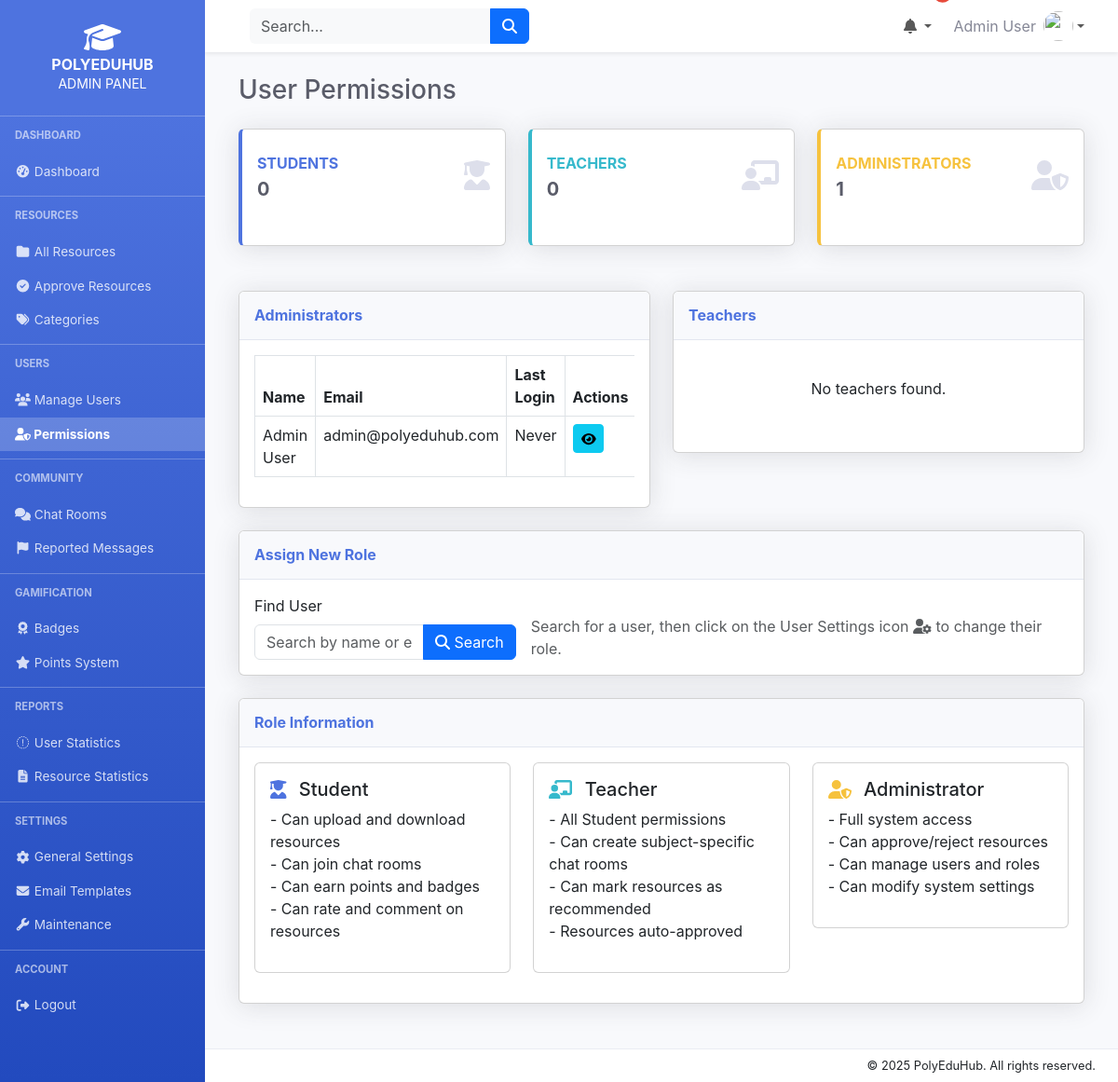
/admin/users/permissions.php (signed in), run on the app's committed database.
### tables this page shows
CREATE TABLE `users` (
  `id` int(11) NOT NULL AUTO_INCREMENT,
  `first_name` varchar(50) NOT NULL,
  `last_name` varchar(50) NOT NULL,
  `email` varchar(100) NOT NULL UNIQUE,
  `password` varchar(255) NOT NULL,
  `role` enum('student', 'admin') NOT NULL DEFAULT 'student',
  `department` varchar(100) NULL,
  `student_id` varchar(20) NULL,
  `year_of_study` int(1) NULL,
  `profile_image` varchar(255) NULL,
  `bio` text NULL,
  `status` enum('active', 'inactive', 'suspended') NOT NULL DEFAULT 'active',
  `created_at` datetime NOT NULL DEFAULT CURRENT_TIMESTAMP,
  `updated_at` datetime NULL ON UPDATE CURRENT_TIMESTAMP,
  `last_login` datetime NULL,
  PRIMARY KEY (`id`)
);

### admin/users/permissions.php (the view, shortened to what this page needs)
<?php
try {
    $pdo = getDbConnection();
    $stmt = $pdo->prepare("SELECT COUNT(*) FROM users WHERE role = 'student'");
    $stmt->execute();
    $student_count = $stmt->fetchColumn();
    $stmt = $pdo->prepare("SELECT COUNT(*) FROM users WHERE role = 'teacher'");
    $stmt->execute();
    $teacher_count = $stmt->fetchColumn();
    $stmt = $pdo->prepare("SELECT COUNT(*) FROM users WHERE role = 'admin'");
    $stmt->execute();
    $admin_count = $stmt->fetchColumn();
    $stmt = $pdo->prepare("
        SELECT id, first_name, last_name, email, created_at, last_login
        FROM users
        WHERE role = 'admin'
        ORDER BY created_at DESC
    ");
    $stmt->execute();
    $admins = $stmt->fetchAll();
    $stmt = $pdo->prepare("
        SELECT id, first_name, last_name, email, department, created_at
        FROM users
        WHERE role = 'teacher'
        ORDER BY created_at DESC
    ");
    $stmt->execute();
    $teachers = $stmt->fetchAll();
} catch (PDOException $e) {
    error_log("Error fetching user roles: " . $e->getMessage());
    $student_count = 0;
    $teacher_count = 0;
    $admin_count = 0;
    $admins = [];
    $teachers = [];
}
include_once '../includes/header.php';
?>
<div class="container-fluid">
    <div class="d-sm-flex align-items-center justify-content-between mb-4">
        <h1 class="h3 mb-0 text-gray-800">User Permissions</h1>
    </div>
    <div class="row mb-4">
        <div class="col-xl-4 col-md-4 mb-4">
            <div class="card border-left-primary shadow h-100 py-2">
                <div class="card-body">
                    <div class="row no-gutters align-items-center">
                        <div class="col mr-2">
                            <div class="text-xs font-weight-bold text-primary text-uppercase mb-1">
                                Students</div>
                            <div class="h5 mb-0 font-weight-bold text-gray-800"><?= number_format($student_count) ?></div>
                        </div>
                        <div class="col-auto">
                            <i class="fas fa-user-graduate fa-2x text-gray-300"></i>
                        </div>
                    </div>
                </div>
            </div>
        </div>
        <div class="col-xl-4 col-md-4 mb-4">
            <div class="card border-left-info shadow h-100 py-2">
                <div class="card-body">
                    <div class="row no-gutters align-items-center">
                        <div class="col mr-2">
                            <div class="text-xs font-weight-bold text-info text-uppercase mb-1">
                                Teachers</div>
                            <div class="h5 mb-0 font-weight-bold text-gray-800"><?= number_format($teacher_count) ?></div>
                        </div>
                        <div class="col-auto">
                            <i class="fas fa-chalkboard-teacher fa-2x text-gray-300"></i>
                        </div>
                    </div>
                </div>
            </div>
        </div>
        <div class="col-xl-4 col-md-4 mb-4">
            <div class="card border-left-warning shadow h-100 py-2">
                <div class="card-body">
                    <div class="row no-gutters align-items-center">
                        <div class="col mr-2">
                            <div class="text-xs font-weight-bold text-warning text-uppercase mb-1">
                                Administrators</div>
                            <div class="h5 mb-0 font-weight-bold text-gray-800"><?= number_format($admin_count) ?></div>
                        </div>
                        <div class="col-auto">
                            <i class="fas fa-user-shield fa-2x text-gray-300"></i>
                        </div>
                    </div>
                </div>
            </div>
        </div>
    </div>
    <div class="row">
        <div class="col-lg-6">
            <div class="card shadow mb-4">
                <div class="card-header py-3 d-flex justify-content-between align-items-center">
                    <h6 class="m-0 font-weight-bold text-primary">Administrators</h6>
                </div>
                <div class="card-body">
                    <?php if (empty($admins)): ?>
                        <div class="text-center py-4">
                            <p>No administrators found.</p>
                        </div>
                    <?php else: ?>
                        <div class="table-responsive">
                            <table class="table table-bordered">
                                <thead>
                                    <tr>
                                        <th>Name</th>
                                        <th>Email</th>
                                        <th>Last Login</th>
                                        <th>Actions</th>
                                    </tr>
                                </thead>
                                <tbody>
                                    <?php foreach ($admins as $admin): ?>
                                        <tr>
                                            <td><?= htmlspecialchars($admin['first_name'] . ' ' . $admin['last_name']) ?></td>
                                            <td><?= htmlspecialchars($admin['email']) ?></td>
                                            <td><?= $admin['last_login'] ? date('M j, Y', strtotime($admin['last_login'])) : 'Never' ?></td>
                                            <td>
                                                <div class="btn-group" role="group">
                                                    <a href="view.php?id=<?= $admin['id'] ?>" class="btn btn-sm btn-info">
                                                        <i class="fas fa-eye"></i>
                                                    </a>
                                                </div>
                                            </td>
                                        </tr>
                                    <?php endforeach; ?>
                                </tbody>
                            </table>
                        </div>
                    <?php endif; ?>
                </div>
            </div>
        </div>
        <div class="col-lg-6">
            <div class="card shadow mb-4">
                <div class="card-header py-3 d-flex justify-content-between align-items-center">
                    <h6 class="m-0 font-weight-bold text-primary">Teachers</h6>
                </div>
                <div class="card-body">
                    <?php if (empty($teachers)): ?>
                        <div class="text-center py-4">
                            <p>No teachers found.</p>
                        </div>
                    <?php endif; ?>
                </div>
            </div>
        </div>
    </div>
    <div class="row">
        <div class="col-lg-12">
            <div class="card shadow mb-4">
                <div class="card-header py-3">
                    <h6 class="m-0 font-weight-bold text-primary">Assign New Role</h6>
                </div>
                <div class="card-body">
                    <form method="GET" action="index.php" class="row g-3 align-items-end">
                        <div class="col-md-4">
                            <label class="form-label">Find User</label>
                            <div class="input-group">
                                <input type="text" class="form-control" name="search" placeholder="Search by name or email">
                                <button class="btn btn-primary" type="submit">
                                    <i class="fas fa-search"></i> Search
                                </button>
                            </div>
                        </div>
                        <div class="col-md-8">
                            <p class="mb-0 text-muted">Search for a user, then click on the User Settings icon <i class="fas fa-user-cog"></i> to change their role.</p>
                        </div>
                    </form>
                </div>
            </div>
        </div>
    </div>
    <div class="row">
        <div class="col-lg-12">
            <div class="card shadow mb-4">
                <div class="card-header py-3">
                    <h6 class="m-0 font-weight-bold text-primary">Role Information</h6>
                </div>
                <div class="card-body">
                    <div class="row">
                        <div class="col-md-4">
                            <div class="card mb-3">
                                <div class="card-body">
                                    <h5 class="card-title">
                                        <i class="fas fa-user-graduate text-primary me-2"></i> Student
                                    </h5>
                                    <ul class="list-unstyled">
                                        <li>- Can upload and download resources</li>
                                        <li>- Can join chat rooms</li>
                                        <li>- Can earn points and badges</li>
                                        <li>- Can rate and comment on resources</li>
                                    </ul>
                                </div>
                            </div>
                        </div>
                        <div class="col-md-4">
                            <div class="card mb-3">
                                <div class="card-body">
                                    <h5 class="card-title">
                                        <i class="fas fa-chalkboard-teacher text-info me-2"></i> Teacher
                                    </h5>
                                    <ul class="list-unstyled">
                                        <li>- All Student permissions</li>
                                        <li>- Can create subject-specific chat rooms</li>
                                        <li>- Can mark resources as recommended</li>
                                        <li>- Resources auto-approved</li>
                                    </ul>
                                </div>
                            </div>
                        </div>
                        <div class="col-md-4">
                            <div class="card mb-3">
                                <div class="card-body">
                                    <h5 class="card-title">
                                        <i class="fas fa-user-shield text-warning me-2"></i> Administrator
                                    </h5>
                                    <ul class="list-unstyled">
                                        <li>- Full system access</li>
                                        <li>- Can approve/reject resources</li>
                                        <li>- Can manage users and roles</li>
                                        <li>- Can modify system settings</li>
                                    </ul>
                                </div>
                            </div>
                        </div>
                    </div>
                </div>
            </div>
        </div>
    </div>
</div>
<?php
include_once '../includes/footer.php';
?>

### assets/css/admin.css (style rules this page uses)
:root { --primary: #4e73df; --success: #1cc88a; --info: #36b9cc; --warning: #f6c23e; --danger: #e74a3b; --dark: #5a5c69; --light: #f8f9fc; }
body { font-family: "Nunito", -apple-system, BlinkMacSystemFont, "Segoe UI", Roboto, "Helvetica Neue", Arial, sans-serif; background-color: #f8f9fc; }
.card { margin-bottom: 1.5rem; }
.card .card-header { background-color: #f8f9fc; border-bottom: 1px solid #e3e6f0; }
.border-left-primary { border-left: 0.25rem solid #4e73df !important; }
.border-left-info { border-left: 0.25rem solid #36b9cc !important; }
.border-left-warning { border-left: 0.25rem solid #f6c23e !important; }
.text-primary { color: #4e73df !important; }
.text-info { color: #36b9cc !important; }
.text-warning { color: #f6c23e !important; }
.text-gray-300 { color: #dddfeb !important; }
.text-gray-800 { color: #5a5c69 !important; }
.font-weight-bold { font-weight: 700 !important; }
.shadow { box-shadow: 0 .15rem 1.75rem 0 rgba(58, 59, 69, .15) !important; }

### admin/includes/header.php (style rules this page uses)
body { display: flex; height: 100vh; overflow: hidden; }

### data on the page
users: first_name+last_name "Admin User", email "admin@polyeduhub.com", shows "Never"

### other printed values
$_SESSION['first_name'] . ' ' . $_SESSION['last_name'] "Admin User"
$student_count "0"
$teacher_count "0"
$admin_count "1"
